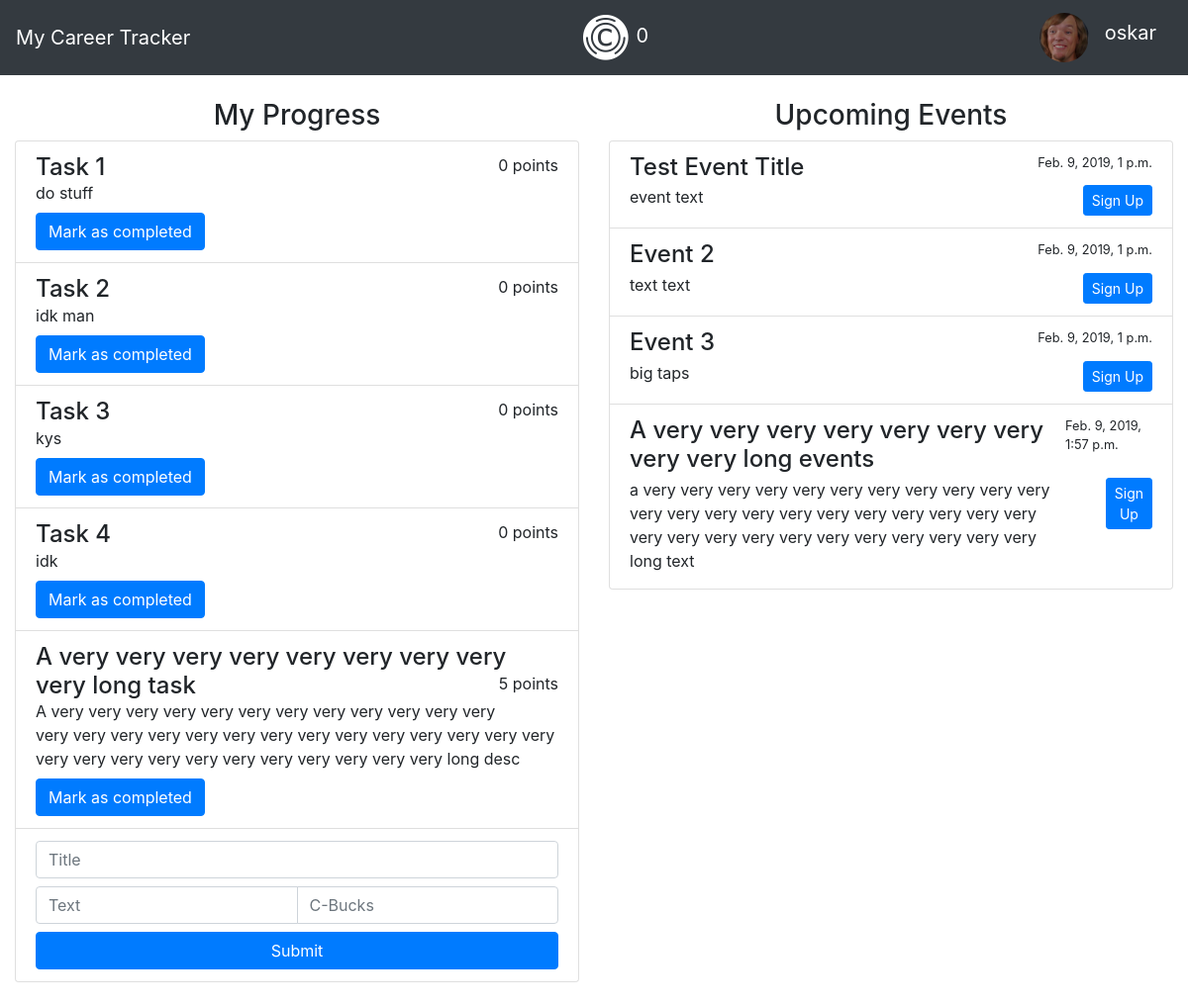
The app's page /, older data.
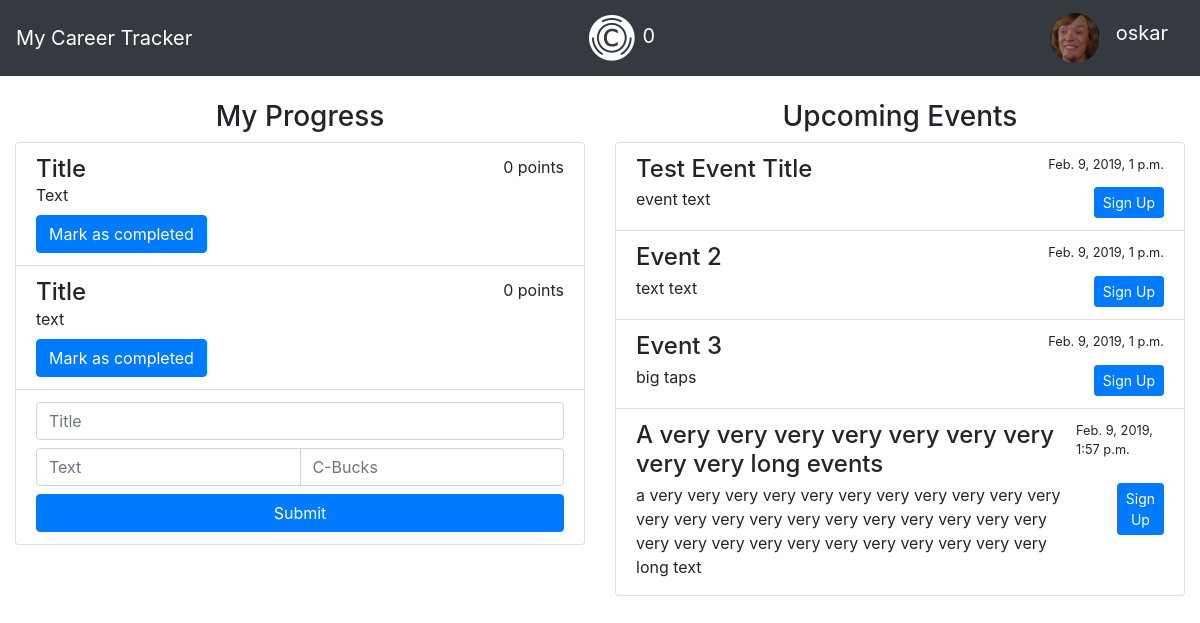
The same page, newer data.
### panel/models.py (models this page shows)
class Points(models.Model):
    points = models.IntegerField()

class Task(models.Model):
    title = models.CharField(max_length=200)
    text = models.CharField(max_length=200)
    completed = models.BooleanField()
    points = models.IntegerField()

class Event(models.Model):
    title = models.CharField(max_length=200)
    text = models.CharField(max_length=200)
    date = models.DateTimeField()
    points = models.IntegerField()

### panel/views.py (the view)
# urls.py: path('', views.index, name='index'),
def index(request):
    template = loader.get_template('panel/index.html')
    context = {
        'tasks': Task.objects.all(),
        'points': Points.objects.get(id=1),
        'events': Event.objects.all()
    }
    return HttpResponse(template.render(context, request))

### panel/templates/panel/index.html (shortened to what this page needs)
{% load static %}
<!DOCTYPE html>
<html lang="en">
<head>
    <link rel="stylesheet" href="https://stackpath.bootstrapcdn.com/bootstrap/4.2.1/css/bootstrap.min.css">
</head>
<body>
    <div class="navbar navbar-expand-lg navbar-dark bg-dark">
        <div class="navbar-nav">
            <a class="navbar-brand" href="">My Career Tracker</a>
        </div>
        <div class="navbar-nav ml-auto mr-auto">
            <div class="navbar-brand">
                <img src="{% static 'panel/cbucks.png' %}" height="50px">
                {{ points.points }}
            </div>
        </div>
        <div class="navbar-nav">
            <img src="{% static 'panel/avatar.png' %}" height="50px" class="rounded-circle">
            <div class="navbar-brand ml-3">
                oskar
            </div>
        </div>
    </div>
    <div class="container-fluid mb-4">
        <div class="row mt-4">
            <div class="col-6">
                <h3 class="text-center">My Progress</h3>
                <div class="list-group">
                    {% for task in tasks %}
                        <div class="list-group-item">
                            <h4 style="display:inline;">{{ task.title }}</h4><p style="display:inline;float:right;">{{ task.points }} points</p><br>
                            {{ task.text }}
                            <br>
                            <form action="/complete_task/{{ task.id }}" method="POST">
                            <input type="submit" class="btn btn-primary mt-2" value="Mark as completed">
                            </form>
                        </div>
                    {% endfor %}
                    <div class="list-group-item">
                        <form action="/add_task/" method="POST">
                            <div class="input-group mb-2">
                                <input type="text" class="form-control" name="title" placeholder="Title">
                            </div>
                            <div class="input-group mb-2">
                                <input type="text" class="form-control" name="text" placeholder="Text">
                                <input type="number" class="form-control" name="points" placeholder="C-Bucks">
                            </div>
                            <input type="submit" class="btn btn-primary btn-block">
                        </form>
                    </div>
                </div>
            </div>
            <div class="col-6">
                <h3 class="text-center">Upcoming Events</h3>
                <div class="list-group">
                    {% for event in events %}
                    <div class="list-group-item">
                        <div class="d-flex w-100 justify-content-between">
                            <h4 class="mb-1">{{event.title}}</h5>
                            <small>{{event.date}}</small>
                        </div>
                        <div class="d-flex w-100 justify-content-between">
                            <div>
                            <p class="mb-1">{{event.text}}</p></div><div class="w-50">
                            <a href="https://www.liverpool.ac.uk/careers/" class="btn btn-primary btn-sm ml-5" role="button" style="float:right;">Sign Up</a>
                            </div>
                        </div>
                    </div>
                    {% endfor %}
                </div>
            </div>
        </div>
    </div>
</body>
</html>

Row changes from the older to the newer data that the page shows:
removed Task: title "Task 1", points "0", text "do stuff"
removed Task: title "Task 2", points "0", text "idk man"
removed Task: title "Task 3", points "0", text "kys"
removed Task: title "Task 4", points "0", text "idk"
removed Task: title "A very very very very very very very very very long task", points "5", text "A very very very very very very very very very very very very very very very very very very very very very very very very very very very very very very very very very very very very very long desc"
added Task: title "Title", points "0", text "Text"
added Task: title "Title", points "0", text "text"
